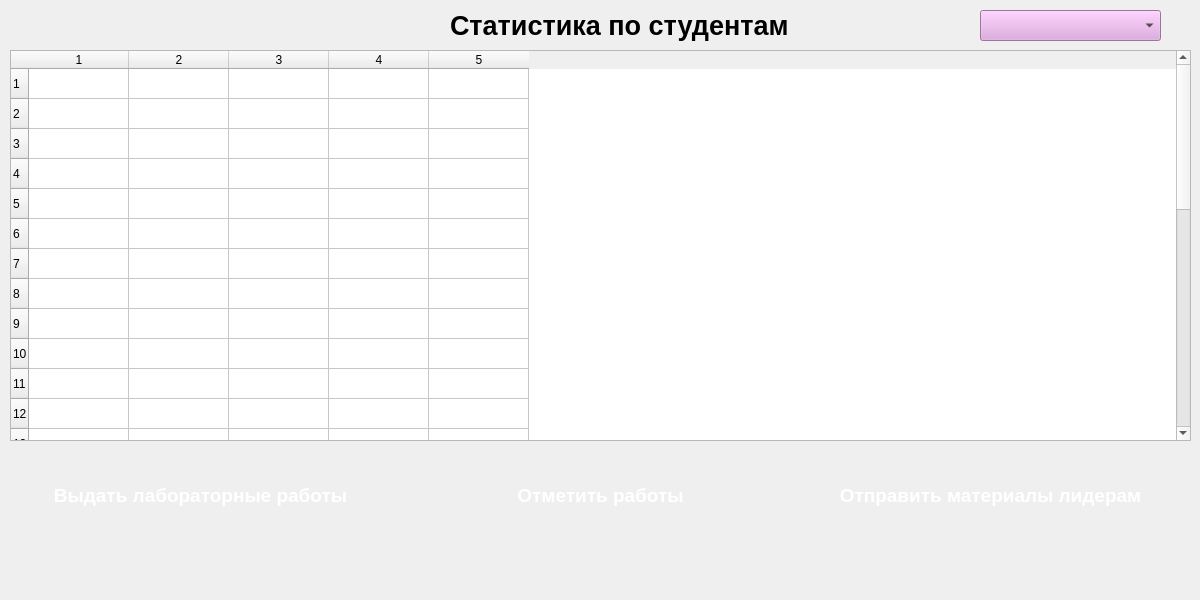
<?xml version="1.0" encoding="UTF-8"?>
<ui version="4.0">
 <class>MainWindowTeacher</class>
 <widget class="QDialog" name="MainWindowTeacher">
  <property name="geometry">
   <rect>
    <x>0</x>
    <y>0</y>
    <width>1200</width>
    <height>600</height>
   </rect>
  </property>
  <property name="windowTitle">
   <string>Dialog</string>
  </property>
  <widget class="QPushButton" name="Give">
   <property name="geometry">
    <rect>
     <x>20</x>
     <y>460</y>
     <width>361</width>
     <height>71</height>
    </rect>
   </property>
   <property name="font">
    <font>
     <pointsize>14</pointsize>
     <bold>true</bold>
    </font>
   </property>
   <property name="styleSheet">
    <string notr="true">QPushButton {
    /* Исходный градиент: от тёмно-фиолетового (#4B0082) к пурпурному (#8B008B) */
    background: qlineargradient(x1:0, y1:0, x2:1, y2:1,
        stop:0 #4B0082, stop:1 #8B008B);
    color: white;
    border-radius: 20px;
    border: none;
    padding: 10px;
}

QPushButton:hover {
    /* Новый градиент: добавляем ярко-розовый (#FF00FF) */
    background: qlineargradient(x1:0, y1:0, x2:1, y2:1,
        stop:0 #FF00FF, stop:1 #8B008B);
}

QPushButton:pressed {
    /* При нажатии — более тёмный розовый (#CC00CC) */
    background: qlineargradient(x1:0, y1:0, x2:1, y2:1,
        stop:0 #CC00CC, stop:1 #6A006A);
}</string>
   </property>
   <property name="text">
    <string>Выдать лабораторные работы</string>
   </property>
  </widget>
  <widget class="QPushButton" name="Materials">
   <property name="geometry">
    <rect>
     <x>810</x>
     <y>460</y>
     <width>361</width>
     <height>71</height>
    </rect>
   </property>
   <property name="font">
    <font>
     <pointsize>14</pointsize>
     <bold>true</bold>
    </font>
   </property>
   <property name="styleSheet">
    <string notr="true">QPushButton {
    /* Исходный градиент: от тёмно-фиолетового (#4B0082) к пурпурному (#8B008B) */
    background: qlineargradient(x1:0, y1:0, x2:1, y2:1,
        stop:0 #4B0082, stop:1 #8B008B);
    color: white;
    border-radius: 20px;
    border: none;
    padding: 10px;
}

QPushButton:hover {
    /* Новый градиент: добавляем ярко-розовый (#FF00FF) */
    background: qlineargradient(x1:0, y1:0, x2:1, y2:1,
        stop:0 #FF00FF, stop:1 #8B008B);
}

QPushButton:pressed {
    /* При нажатии — более тёмный розовый (#CC00CC) */
    background: qlineargradient(x1:0, y1:0, x2:1, y2:1,
        stop:0 #CC00CC, stop:1 #6A006A);
}</string>
   </property>
   <property name="text">
    <string>Отправить материалы лидерам</string>
   </property>
  </widget>
  <widget class="QTableWidget" name="stats">
   <property name="geometry">
    <rect>
     <x>10</x>
     <y>50</y>
     <width>1181</width>
     <height>391</height>
    </rect>
   </property>
   <property name="rowCount">
    <number>30</number>
   </property>
   <property name="columnCount">
    <number>5</number>
   </property>
   <row/>
   <row/>
   <row/>
   <row/>
   <row/>
   <row/>
   <row/>
   <row/>
   <row/>
   <row/>
   <row/>
   <row/>
   <row/>
   <row/>
   <row/>
   <row/>
   <row/>
   <row/>
   <row/>
   <row/>
   <row/>
   <row/>
   <row/>
   <row/>
   <row/>
   <row/>
   <row/>
   <row/>
   <row/>
   <row/>
   <column/>
   <column/>
   <column/>
   <column/>
   <column/>
  </widget>
  <widget class="QLabel" name="label">
   <property name="geometry">
    <rect>
     <x>450</x>
     <y>0</y>
     <width>341</width>
     <height>51</height>
    </rect>
   </property>
   <property name="font">
    <font>
     <pointsize>20</pointsize>
     <bold>true</bold>
    </font>
   </property>
   <property name="text">
    <string>Статистика по студентам</string>
   </property>
  </widget>
  <widget class="QComboBox" name="group">
   <property name="geometry">
    <rect>
     <x>980</x>
     <y>10</y>
     <width>181</width>
     <height>31</height>
    </rect>
   </property>
   <property name="font">
    <font>
     <pointsize>15</pointsize>
    </font>
   </property>
   <property name="styleSheet">
    <string notr="true">background-color: #DDA0DD;</string>
   </property>
  </widget>
  <widget class="QPushButton" name="labs">
   <property name="geometry">
    <rect>
     <x>440</x>
     <y>460</y>
     <width>321</width>
     <height>71</height>
    </rect>
   </property>
   <property name="font">
    <font>
     <pointsize>14</pointsize>
     <bold>true</bold>
    </font>
   </property>
   <property name="styleSheet">
    <string notr="true">QPushButton {
    /* Исходный градиент: от тёмно-фиолетового (#4B0082) к пурпурному (#8B008B) */
    background: qlineargradient(x1:0, y1:0, x2:1, y2:1,
        stop:0 #4B0082, stop:1 #8B008B);
    color: white;
    border-radius: 20px;
    border: none;
    padding: 10px;
}

QPushButton:hover {
    /* Новый градиент: добавляем ярко-розовый (#FF00FF) */
    background: qlineargradient(x1:0, y1:0, x2:1, y2:1,
        stop:0 #FF00FF, stop:1 #8B008B);
}

QPushButton:pressed {
    /* При нажатии — более тёмный розовый (#CC00CC) */
    background: qlineargradient(x1:0, y1:0, x2:1, y2:1,
        stop:0 #CC00CC, stop:1 #6A006A);
}</string>
   </property>
   <property name="text">
    <string>Отметить работы</string>
   </property>
  </widget>
 </widget>
 <resources/>
 <connections/>
</ui>
